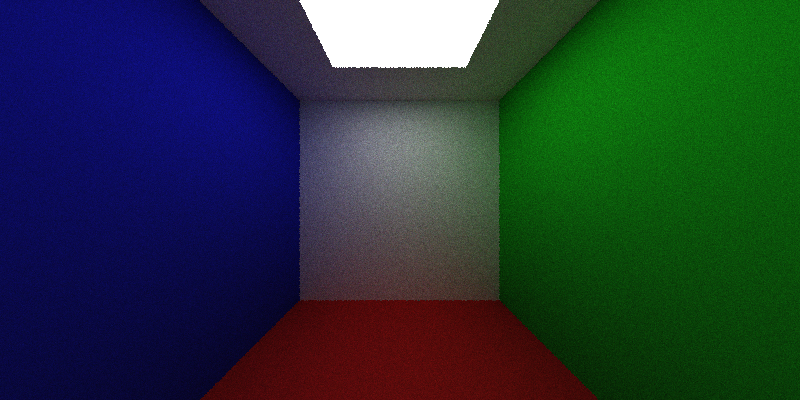
#> input picture build/results/cos.png, 800 x 400 px; the run also reads 1 picture not shown here
$ python diff.py
#> lines starting #> are read from the running program, lines starting #| are printed output that depends on the picture
import cv2
import re
import sys
import numpy as np
import matplotlib.pyplot as plt
from scipy.ndimage import gaussian_filter


img_A = cv2.imread('../build/results/cos.png', cv2.IMREAD_UNCHANGED).astype(np.float32)
img_B = cv2.imread('../build/results/nee.png', cv2.IMREAD_UNCHANGED).astype(np.float32)
# img_A = cv2.imread('../build/compare/length_2/cos.png', cv2.IMREAD_UNCHANGED).astype(np.float32)
# img_B = cv2.imread('../build/compare/length_2/bdpt.png', cv2.IMREAD_UNCHANGED).astype(np.float32)

print(f"img_A.shape: {img_A.shape}")
#| img_A.shape: (400, 800, 3)
print(f"img_B.shape: {img_B.shape}")
#| img_B.shape: (400, 800, 3)

sigma_px = 3

diff = img_A - img_B
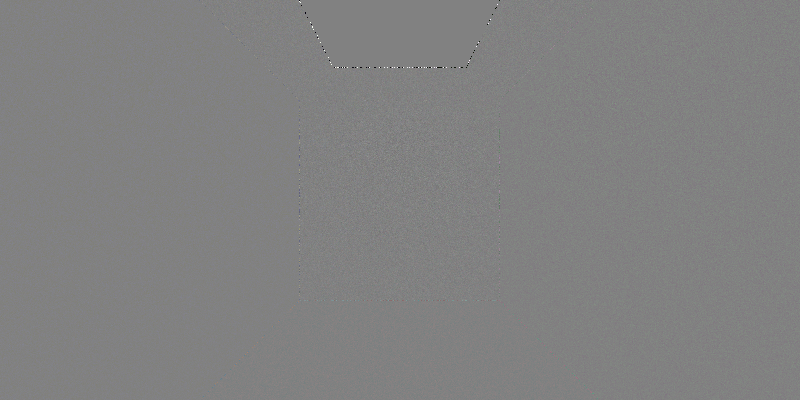
#> diff: shape (400, 800, 3) float32; mean B, G, R 0, 0, 0; drawn with min black and max white
diff_gaussian = gaussian_filter(diff, sigma=(sigma_px, sigma_px, 0))
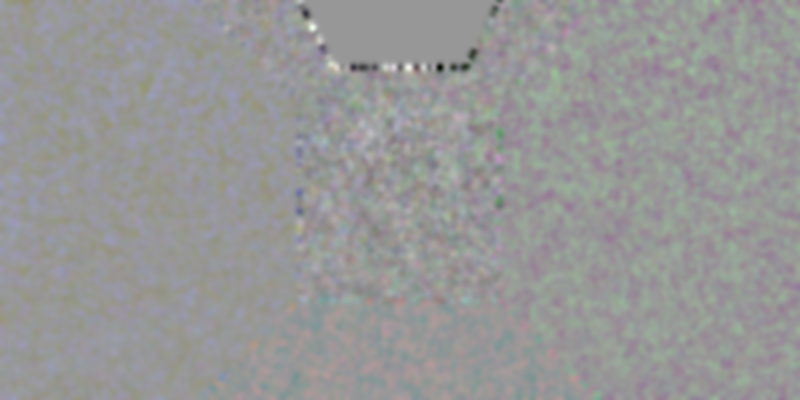
#> diff_gaussian: shape (400, 800, 3) float32; mean B, G, R 0.0313, 0.0433, 0.00727; drawn with min black and max white
abs_diff_gaussian = np.abs(diff_gaussian)
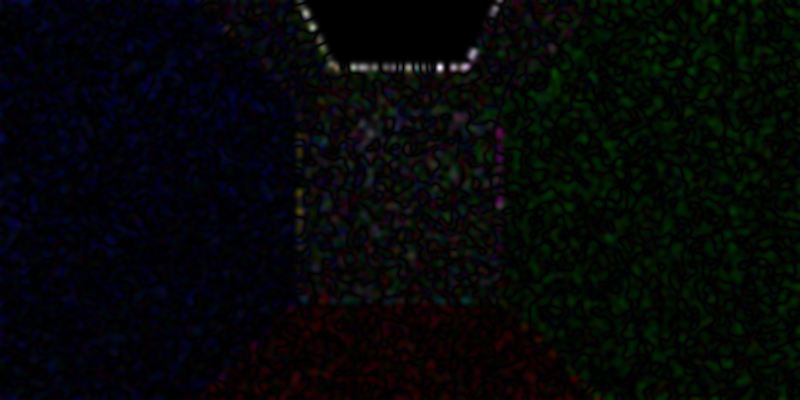
#> abs_diff_gaussian: shape (400, 800, 3) float32; mean B, G, R 0.375, 0.378, 0.261; drawn with min black and max white

plt.imshow(diff, vmin=0, vmax=1)
plt.axis('off')
plt.tight_layout()
plt.savefig('./results/diff.png', dpi=200)
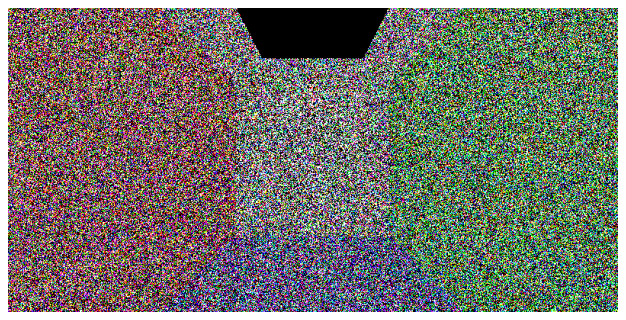
#> figure drawn by matplotlib, 1 panel; B, G, R data is drawn as R, G, B
plt.show()
plt.close()

plt.imshow(diff_gaussian, vmin=0, vmax=1)
plt.axis('off')
plt.tight_layout()
plt.savefig('./results/diff_gaussian.png', dpi=200)
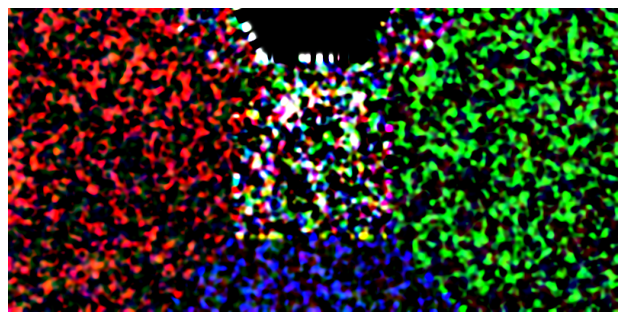
#> figure drawn by matplotlib, 1 panel; B, G, R data is drawn as R, G, B
plt.show()
plt.close()

plt.imshow(abs_diff_gaussian, vmin=0, vmax=1)
plt.axis('off')
plt.tight_layout()
plt.savefig('./results/abs_diff_gaussian.png', dpi=200)
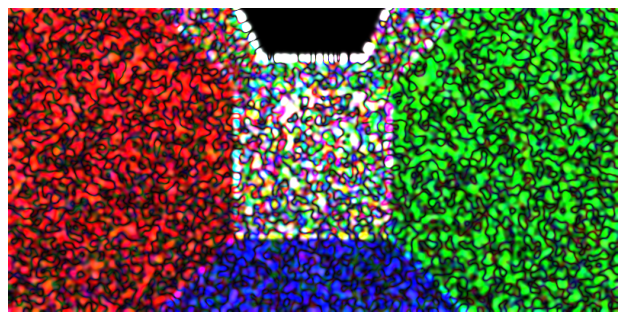
#> figure drawn by matplotlib, 1 panel; B, G, R data is drawn as R, G, B
plt.show()
plt.close()

# [77 lines of commented-out code are left out]
